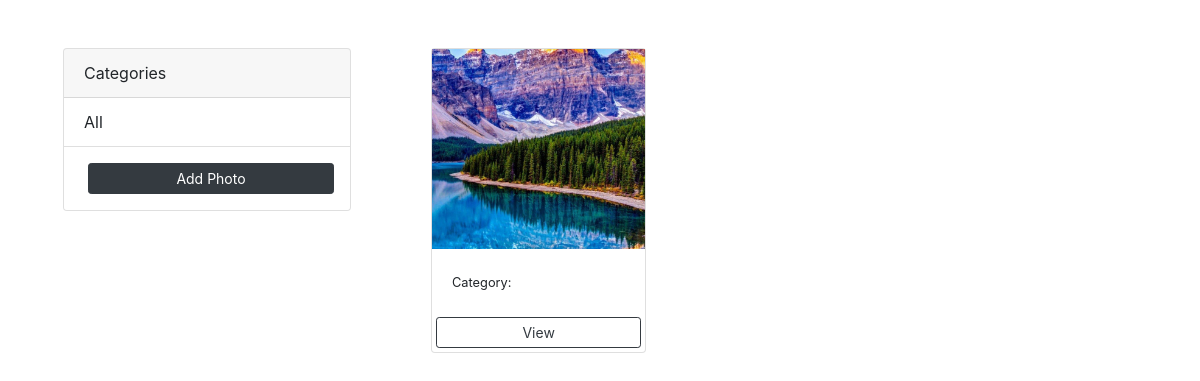
Before: / with the older database file.
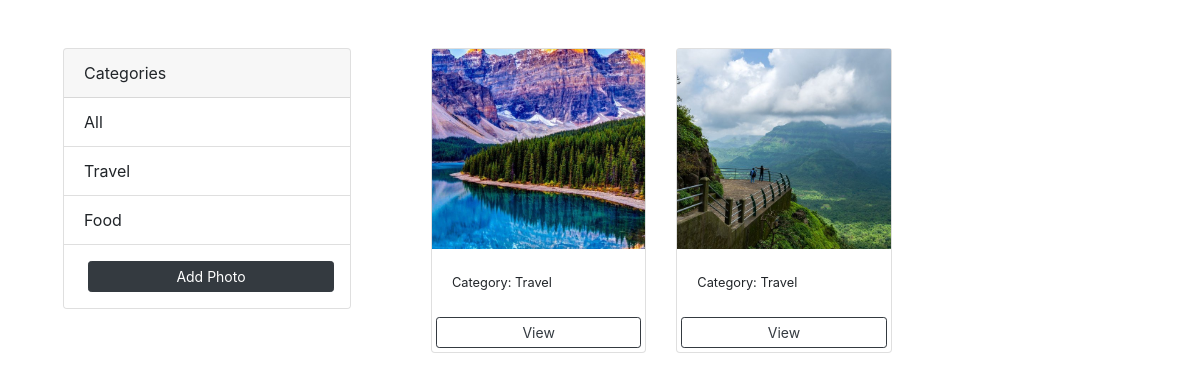
After: the same page with the newer database file.
### photos/models.py (models this page shows, shortened)
class Photo(models.Model):
    category = models.ForeignKey(Category, on_delete=models.SET_NULL, null=True, blank=True)
    image = models.ImageField(null=False, blank=False)
    description = models.TextField()

class Category(models.Model):
    name = models.CharField(max_length=100, null=False, blank=False)

### photos/views.py (the view)
# urls.py: path("", views.gallery, name="gallery"),
def gallery(request):
    categories = Category.objects.all()
    photos = Photo.objects.all()
    context = {'categories': categories, 'photos': photos}
    return render(request, "photos/gallery.html", context)

### photos/templates/photos/gallery.html (shortened to what this page needs)
<!DOCTYPE html>
<html lang="en">
<head>
    <link rel="stylesheet" href="https://cdn.jsdelivr.net/npm/bootstrap@4.0.0/dist/css/bootstrap.min.css">
</head>
<body class="m-5">
    <div class="container">
        <div class="row">
            <div class="col-md-3">
                <div class="card" style="width: 18rem;">
                    <div class="card-header">
                      Categories
                    </div>
                    <ul class="list-group list-group-flush">
                      <li class="list-group-item">All</li>
                      {% for category in categories %}
                        <li class="list-group-item">{{category.name}}</li>
                      {% endfor %}
                      <li class="list-group-item">
                      <a href="{% url 'add' %}" class="btn btn-dark btn-block btn-sm m-1">Add Photo</a></li>
                    </ul>
                </div>
            </div>
            <div class="col-md-1"></div>
            <div class="col-md-8">
                <div class="row">
                  {% for photo in photos %}
                    <div class="col-md-4">
                        <div class="card">
                            <img class="image-thumbnail" src="{{photo.image.url}}" alt="Card image cap">
                            <div class="card-body">
                              <small>Category: {{photo.category.name}}</small>
                            </div>
                            <a href="{% url 'photo' photo.id %}" id="viewButton" class="btn btn-outline-dark btn-sm m-1">View</a>
                          </div>
                    </div>
                  {% empty %}
                  <h3>No photos......</h3>
                  {% endfor %}
                </div>
            </div>
        </div>
    </div>
</body>
</html>

### photos/templates/photos/gallery.html (style rules this page uses)
.image-thumbnail { height: 200px; object-fit: cover; }

Changed rows visible on the page:
added Category: name "Travel"
added Category: name "Food"
changed Photo (number 1 of 2 on the later page): category.name (not shown) → "Travel"
added Photo: image (picture), category.name "Travel"
